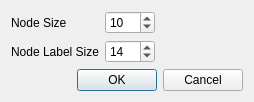
<?xml version="1.0" encoding="UTF-8"?>
<ui version="4.0">
 <class>Dialog</class>
 <widget class="QDialog" name="Dialog">
  <property name="geometry">
   <rect>
    <x>0</x>
    <y>0</y>
    <width>254</width>
    <height>93</height>
   </rect>
  </property>
  <property name="windowTitle">
   <string>Settings</string>
  </property>
  <layout class="QFormLayout" name="formLayout">
   <item row="0" column="0">
    <widget class="QLabel" name="label">
     <property name="text">
      <string>Node Size</string>
     </property>
    </widget>
   </item>
   <item row="0" column="1">
    <widget class="QSpinBox" name="spnNodeSize">
     <property name="maximumSize">
      <size>
       <width>50</width>
       <height>16777215</height>
      </size>
     </property>
     <property name="minimum">
      <number>1</number>
     </property>
     <property name="value">
      <number>10</number>
     </property>
    </widget>
   </item>
   <item row="1" column="0">
    <widget class="QLabel" name="label_2">
     <property name="text">
      <string>Node Label Size</string>
     </property>
    </widget>
   </item>
   <item row="1" column="1">
    <widget class="QSpinBox" name="spnNodeLabelSize">
     <property name="maximumSize">
      <size>
       <width>50</width>
       <height>16777215</height>
      </size>
     </property>
     <property name="minimum">
      <number>1</number>
     </property>
     <property name="value">
      <number>14</number>
     </property>
    </widget>
   </item>
   <item row="2" column="0" colspan="2">
    <widget class="QDialogButtonBox" name="buttonBox">
     <property name="orientation">
      <enum>Qt::Horizontal</enum>
     </property>
     <property name="standardButtons">
      <set>QDialogButtonBox::Cancel|QDialogButtonBox::Ok</set>
     </property>
    </widget>
   </item>
  </layout>
 </widget>
 <resources/>
 <connections>
  <connection>
   <sender>buttonBox</sender>
   <signal>accepted()</signal>
   <receiver>Dialog</receiver>
   <slot>accept()</slot>
   <hints>
    <hint type="sourcelabel">
     <x>248</x>
     <y>254</y>
    </hint>
    <hint type="destinationlabel">
     <x>157</x>
     <y>274</y>
    </hint>
   </hints>
  </connection>
  <connection>
   <sender>buttonBox</sender>
   <signal>rejected()</signal>
   <receiver>Dialog</receiver>
   <slot>reject()</slot>
   <hints>
    <hint type="sourcelabel">
     <x>316</x>
     <y>260</y>
    </hint>
    <hint type="destinationlabel">
     <x>286</x>
     <y>274</y>
    </hint>
   </hints>
  </connection>
 </connections>
</ui>
